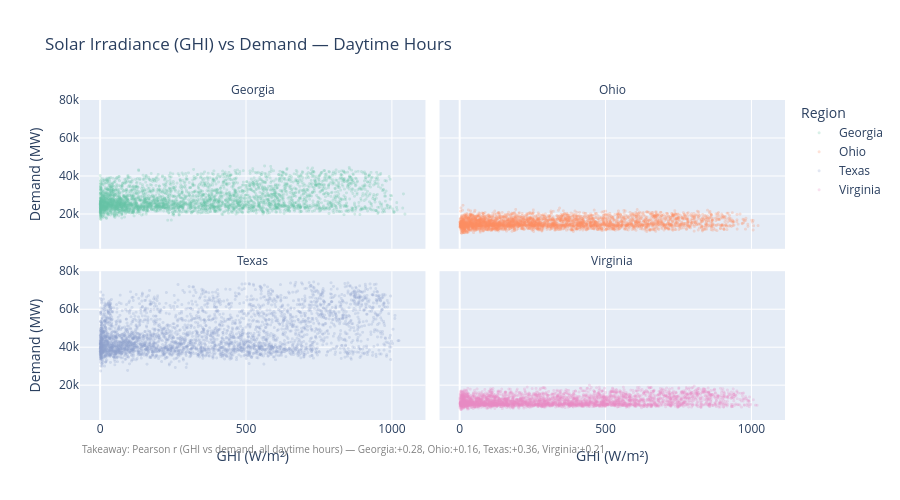

Notebook code for this chart:
### Code cell
# GHI vs demand: daytime hours only (GHI > 0). Plot a random 1/4 sample per region;
# correlations use all daytime hours.
daytime = master[master["GHI"] > 0]
daytime_sample = daytime.groupby("Region").sample(frac=1/4, random_state=42)

fig = px.scatter(
    daytime_sample, x="GHI", y="Demand_MW",
    color="Region", facet_col="Region", facet_col_wrap=2,
    opacity=0.25, height=500,
    title="Solar Irradiance (GHI) vs Demand — Daytime Hours",
    labels={"GHI":"GHI (W/m²)","Demand_MW":"Demand (MW)"},
    color_discrete_sequence=px.colors.qualitative.Set2,
)
fig.for_each_annotation(lambda a: a.update(text=a.text.split("=")[-1]))
fig.update_traces(marker=dict(size=3))

ghi_corrs = {r: g["GHI"].corr(g["Demand_MW"]) for r, g in daytime.groupby("Region")}
ghi_str = ", ".join(f"{r}:{v:+.2f}" for r, v in ghi_corrs.items())
takeaway = f"Takeaway: Pearson r (GHI vs demand, all daytime hours) — {ghi_str}."
fig.add_annotation(text=takeaway, xref="paper", yref="paper",
                   x=0, y=-0.12, showarrow=False, font=dict(size=10, color="gray"))
fig.show()

### Figure 1 — Plotly figure (JSON) as saved in the notebook; plotly's stock layout.template omitted (floating-point values rounded to 4 significant figures; data arrays with more than 128 entries replaced by an {"elided": "..."} marker saying what was removed)
{"data": [{"hovertemplate": "Region=Georgia<br>GHI (W/m²)=%{x}<br>Demand (MW)=%{y}<extra></extra>", "legendgroup": "Georgia", "marker": {"color": "rgb(102,194,165)", "opacity": 0.25, "size": 3, "symbol": "circle"}, "mode": "markers", "name": "Georgia", "showlegend": true, "type": "scattergl", "x": {"elided": "3509 float values"}, "xaxis": "x3", "y": {"elided": "3509 float values"}, "yaxis": "y3"}, {"hovertemplate": "Region=Ohio<br>GHI (W/m²)=%{x}<br>Demand (MW)=%{y}<extra></extra>", "legendgroup": "Ohio", "marker": {"color": "rgb(252,141,98)", "opacity": 0.25, "size": 3, "symbol": "circle"}, "mode": "markers", "name": "Ohio", "showlegend": true, "type": "scattergl", "x": {"elided": "3399 float values"}, "xaxis": "x4", "y": {"elided": "3399 float values"}, "yaxis": "y4"}, {"hovertemplate": "Region=Texas<br>GHI (W/m²)=%{x}<br>Demand (MW)=%{y}<extra></extra>", "legendgroup": "Texas", "marker": {"color": "rgb(141,160,203)", "opacity": 0.25, "size": 3, "symbol": "circle"}, "mode": "markers", "name": "Texas", "showlegend": true, "type": "scattergl", "x": {"elided": "3551 float values"}, "xaxis": "x", "y": {"elided": "3551 float values"}, "yaxis": "y"}, {"hovertemplate": "Region=Virginia<br>GHI (W/m²)=%{x}<br>Demand (MW)=%{y}<extra></extra>", "legendgroup": "Virginia", "marker": {"color": "rgb(231,138,195)", "opacity": 0.25, "size": 3, "symbol": "circle"}, "mode": "markers", "name": "Virginia", "showlegend": true, "type": "scattergl", "x": {"elided": "3401 float values"}, "xaxis": "x2", "y": {"elided": "3401 float values"}, "yaxis": "y2"}], "layout": {"annotations": [{"showarrow": false, "text": "Texas", "x": 0.245, "xanchor": "center", "xref": "paper", "y": 0.465, "yanchor": "bottom", "yref": "paper"}, {"showarrow": false, "text": "Virginia", "x": 0.755, "xanchor": "center", "xref": "paper", "y": 0.465, "yanchor": "bottom", "yref": "paper"}, {"showarrow": false, "text": "Georgia", "x": 0.245, "xanchor": "center", "xref": "paper", "y": 1.0, "yanchor": "bottom", "yref": "paper"}, {"showarrow": false, "text": "Ohio", "x": 0.755, "xanchor": "center", "xref": "paper", "y": 1.0, "yanchor": "bottom", "yref": "paper"}, {"font": {"color": "gray", "size": 10}, "showarrow": false, "text": "Takeaway: Pearson r (GHI vs demand, all daytime hours) — Georgia:+0.28, Ohio:+0.16, Texas:+0.36, Virginia:+0.21.", "x": 0, "xref": "paper", "y": -0.12, "yref": "paper"}], "height": 500, "legend": {"title": {"text": "Region"}, "tracegroupgap": 0}, "title": {"text": "Solar Irradiance (GHI) vs Demand — Daytime Hours"}, "xaxis": {"anchor": "y", "domain": [0.0, 0.49], "title": {"text": "GHI (W/m²)"}}, "xaxis2": {"anchor": "y2", "domain": [0.51, 1.0], "matches": "x", "title": {"text": "GHI (W/m²)"}}, "xaxis3": {"anchor": "y3", "domain": [0.0, 0.49], "matches": "x", "showticklabels": false}, "xaxis4": {"anchor": "y4", "domain": [0.51, 1.0], "matches": "x", "showticklabels": false}, "yaxis": {"anchor": "x", "domain": [0.0, 0.465], "title": {"text": "Demand (MW)"}}, "yaxis2": {"anchor": "x2", "domain": [0.0, 0.465], "matches": "y", "showticklabels": false}, "yaxis3": {"anchor": "x3", "domain": [0.535, 1.0], "matches": "y", "title": {"text": "Demand (MW)"}}, "yaxis4": {"anchor": "x4", "domain": [0.535, 1.0], "matches": "y", "showticklabels": false}}}
